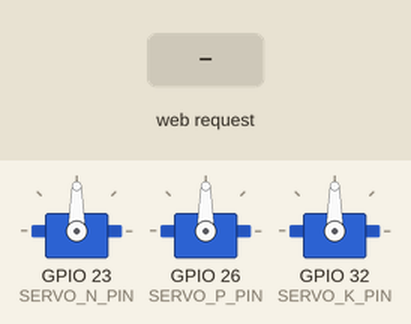
The sketch below on a simulated ESP32. Parts: 3 × servo. The inputs (shaded band) are chosen by the test bench. WiFi joins after 1.5 s; servers stay silent unless stated; what the sketch prints to the serial monitor is not drawn.

Above: at 4.7 s.
4.8 s: HTTP request GET /servos/n/open?duration=auto received
At 7.0 s:
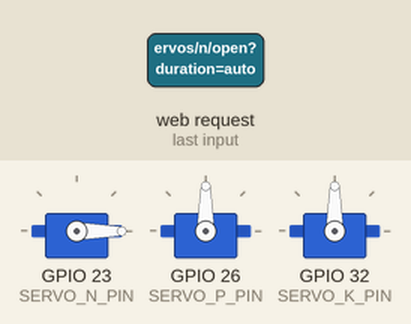
7.3 s: HTTP request GET /servos/n/open?mode=auto received
At 8.2 s:
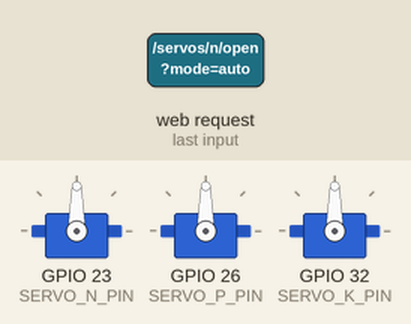
8.8 s: HTTP request GET /servos/n/close received
At 9.4 s:
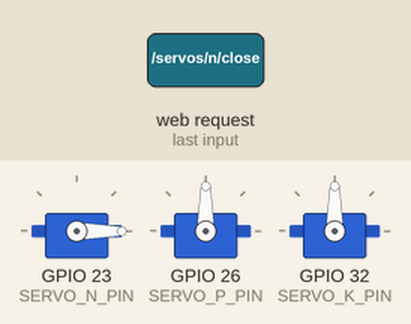
10.3 s: HTTP request GET /servos/p/open?mode=1&duration=1 received
At 12.5 s:
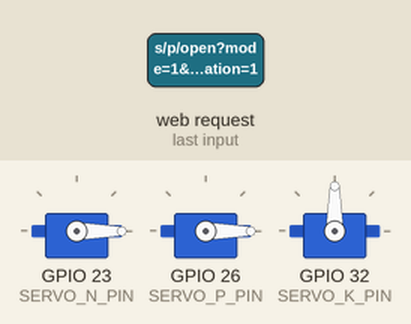
12.8 s: HTTP request GET /servos/n/open?duration=1 received
Timing chart, 0 to 62.5 s (numbered marks = the images above; inputs shaded):
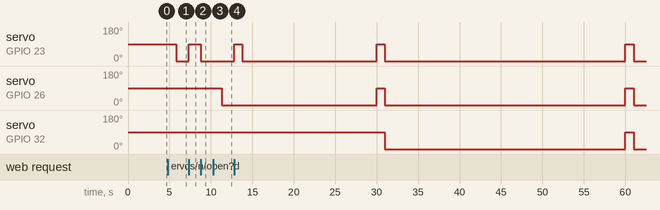

The sketch:

ArduinoGreenhouseAEMotors.ino
```cpp
#include <WiFi.h>
#include <WebServer.h>
#include <ArduinoJson.h>
#include <WiFiUdp.h>
#include <ESP32Servo.h>
#include <HardwareSerial.h>

// ========== НАСТРОЙКИ СЕТИ ==========
const char* ssid = "iPhone 16 pro";
const char* password = "13243546";
const int serverPort = 8888;
const int discoveryPort = 12345;
WebServer server(80);
WiFiServer dataServer(serverPort);
WiFiUDP udp;

// ========== НАСТРОЙКИ ДАТЧИКА NPK (UART2) - как в первом коде ==========
// ✅ Схема подключения изменена под первый код:
#define NPK_RX_PIN 19       // Пин RX ESP32 -> RO преобразователя
#define NPK_TX_PIN 14       // Пин TX ESP32 -> DI преобразователя
#define NPK_DE_PIN 18       // Пин Driver Enable (Разделен)
#define NPK_RE_PIN 4        // Пин Receiver Enable (Разделен)
HardwareSerial npkSerial(2);

// ========== НАСТРОЙКИ СЕРВОПРИВОДОВ ==========
#define SERVO_N_PIN 23
#define SERVO_P_PIN 26
#define SERVO_K_PIN 32
Servo servoN;
Servo servoP;
Servo servoK;
#define SERVO_CLOSED_ANGLE 0
#define SERVO_OPEN_ANGLE 90
#define MIN_OPEN_TIME 1000      // 1 секунда
#define MAX_OPEN_TIME 60000     // 60 секунд
#define SERVO_CHECK_INTERVAL 30000
#define DATA_TIMEOUT_INTERVAL 300000

// ========== ПОРОГОВЫЕ ЗНАЧЕНИЯ ==========
float N_THRESHOLD_MIN = 20.0;
float P_THRESHOLD_MIN = 15.0;
float K_THRESHOLD_MIN = 30.0;
#define HYSTERESIS 2.0

// ========== СОСТОЯНИЕ СИСТЕМЫ ==========
bool autoMode = true;
bool servoNOpen = false;
bool servoPOpen = false;
bool servoKOpen = false;
unsigned long servoNOpenedAt = 0;
unsigned long servoPOpenedAt = 0;
unsigned long servoKOpenedAt = 0;
unsigned long servoNCloseAt = 0;
unsigned long servoPCloseAt = 0;
unsigned long servoKCloseAt = 0;

// ========== ДАННЫЕ С ДАТЧИКА ==========
struct SensorData {
  float nitrogen = 0.0;
  float phosphorus = 0.0;
  float potassium = 0.0;
  float humidity = 0.0;
  float ec = 0.0;
  unsigned long receivedAt = 0;
};
SensorData lastData;
bool dataTimeout = false;
unsigned long lastServoCheck = 0;
unsigned long lastAnnounceTime = 0;
const unsigned long ANNOUNCE_INTERVAL = 10000;

// ========== ПРОТОТИПЫ ФУНКЦИЙ ==========
uint16_t calculateCRC16(const byte *data, uint16_t length);
void readNPKSensorDirect();

// ========== CRC16 (как в первом коде) ==========
uint16_t calculateCRC16(const byte *data, uint16_t length) {
  uint16_t crc = 0xFFFF;
  for (uint16_t i = 0; i < length; i++) {
    crc ^= data[i];
    for (uint8_t j = 0; j < 8; j++) {
      if (crc & 0x0001) { crc >>= 1; crc ^= 0xA001; }
      else { crc >>= 1; }
    }
  }
  return crc;
}

void setup() {
  Serial.begin(115200);
  delay(2000);  // как в первом коде

  Serial.println("\n═══════════════════════════════");
  Serial.println("🚀 Контроллер удобрений - ЗАПУСК");
  Serial.println("═══════════════════════════════");

  // 1. Инициализация серво
  initServos();

  // 2. Инициализация датчика NPK - как в первом коде
  pinMode(NPK_DE_PIN, OUTPUT);
  pinMode(NPK_RE_PIN, OUTPUT);
  digitalWrite(NPK_DE_PIN, LOW);
  digitalWrite(NPK_RE_PIN, LOW);
  npkSerial.begin(9600, SERIAL_8N1, NPK_RX_PIN, NPK_TX_PIN);
  Serial.println("✅ UART2: 9600 бод (RX=19, TX=14, DE=18, RE=4)");

  // 3. Сеть и серверы
  connectToWiFi();
  setupWebServer();
  setupUDP();
  dataServer.begin();
  Serial.println("✅ Сервер данных: порт " + String(serverPort));

  closeAllServos();
  Serial.println("═══════════════════════════════\n");
}

void loop() {
  server.handleClient();
  checkIncomingData();
  handleUDP();

  // Чтение датчика каждые 5 секунд (как в первом коде)
  static unsigned long lastReadTime = 0;
  if (millis() - lastReadTime > 5000) {
    readNPKSensorDirect();
    lastReadTime = millis();
    yield();  // критично для ESP32
  }

  checkAndCorrectSubstances();
  checkDataTimeout();
  checkMaxOpenTime();
  checkManualOpenTimer();
  broadcastControllerAnnounce();

  yield();  // стабильность ESP32
}

// ========== ИСПРАВЛЕННАЯ ФУНКЦИЯ ЧТЕНИЯ (как в первом коде) ==========
void readNPKSensorDirect() {
  static int attempt = 0;
  attempt++;

  Serial.printf("\n[Попытка #%d]\n", attempt);

  // Очистка буфера датчика
  while (npkSerial.available()) npkSerial.read();
  delay(50);

  // Запрос Modbus
  byte request[8] = {0x01, 0x03, 0x00, 0x1E, 0x00, 0x07, 0, 0};
  uint16_t crc = calculateCRC16(request, 6);
  request[6] = crc & 0xFF;          // low byte
  request[7] = (crc >> 8) & 0xFF;   // high byte

  // Переключение на передачу
  digitalWrite(NPK_DE_PIN, HIGH);
  digitalWrite(NPK_RE_PIN, HIGH);
  delayMicroseconds(150);  // как в первом коде

  npkSerial.write(request, 8);
  npkSerial.flush();

  // Переключение на приём
  digitalWrite(NPK_DE_PIN, LOW);
  digitalWrite(NPK_RE_PIN, LOW);
  delayMicroseconds(150);

  // Ожидание ответа (300 мс как в первом коде)
  unsigned long start = millis();
  while (npkSerial.available() < 19 && millis() - start < 300) {
    delay(1);
    yield();
  }

  int available = npkSerial.available();
  Serial.printf("📥 Ответ: %d байт (%d мс)\n", available, millis()-start);

  if (available >= 19) {
    byte resp[19];
    npkSerial.readBytes(resp, 19);

    if (resp[0] == 0x01 && resp[1] == 0x03) {
      uint16_t crcRecv = (resp[18]<<8) | resp[17];
      uint16_t crcCalc = calculateCRC16(resp, 17);

      if (crcRecv == crcCalc) {
        // ✅ Успешный ответ - парсим данные
        lastData.nitrogen = (resp[3]<<8 | resp[4]) / 10.0;
        lastData.phosphorus = (resp[5]<<8 | resp[6]) / 10.0;
        lastData.potassium = (resp[7]<<8 | resp[8]) / 10.0;
        lastData.humidity = (resp[11]<<8 | resp[12]) / 10.0;
        lastData.ec = (resp[15]<<8 | resp[16]) / 10.0;
        lastData.receivedAt = millis();
        dataTimeout = false;

        Serial.printf("✅ N=%.1f P=%.1f K=%.1f H=%.1f EC=%.1f\n",
          lastData.nitrogen, lastData.phosphorus, lastData.potassium,
          lastData.humidity, lastData.ec);

      } else {
        Serial.printf("❌ CRC: recv=0x%04X calc=0x%04X\n", crcRecv, crcCalc);
        dataTimeout = true;
      }
    } else {
      Serial.printf("❌ Заголовок: 0x%02X 0x%02X\n", resp[0], resp[1]);
      dataTimeout = true;
    }
  } else if (available > 0) {
    Serial.println("⚠️ Частичный ответ");
    while (npkSerial.available()) npkSerial.read();
    dataTimeout = true;
  } else {
    Serial.println("❌ Нет ответа от датчика");
    dataTimeout = true;
  }

  // Очистка буфера
  while (npkSerial.available()) npkSerial.read();
}

// ========== СЕРВОПРИВОДЫ (без изменений) ==========
void initServos() {
  ESP32PWM::allocateTimer(0);
  ESP32PWM::allocateTimer(1);
  ESP32PWM::allocateTimer(2);
  ESP32PWM::allocateTimer(3);
  servoN.attach(SERVO_N_PIN, 500, 2400);
  servoP.attach(SERVO_P_PIN, 500, 2400);
  servoK.attach(SERVO_K_PIN, 500, 2400);
  Serial.println("✅ Сервоприводы: N=25, P=26, K=27");
}

void openServoN(unsigned long durationMs = MIN_OPEN_TIME) {
  if (!servoNOpen) {
    servoN.write(SERVO_OPEN_ANGLE);
    servoNOpen = true;
    servoNOpenedAt = millis();
    servoNCloseAt = millis() + durationMs;
    Serial.println("🔓 N открыт на " + String(durationMs/1000.0, 2) + " сек");
  }
}

void openServoP(unsigned long durationMs = MIN_OPEN_TIME) {
  if (!servoPOpen) {
    servoP.write(SERVO_OPEN_ANGLE);
    servoPOpen = true;
    servoPOpenedAt = millis();
    servoPCloseAt = millis() + durationMs;
    Serial.println("🔓 P открыт на " + String(durationMs/1000.0, 2) + " сек");
  }
}

void openServoK(unsigned long durationMs = MIN_OPEN_TIME) {
  if (!servoKOpen) {
    servoK.write(SERVO_OPEN_ANGLE);
    servoKOpen = true;
    servoKOpenedAt = millis();
    servoKCloseAt = millis() + durationMs;
    Serial.println("🔓 K открыт на " + String(durationMs/1000.0, 2) + " сек");
  }
}

void closeServoN() {
  if (servoNOpen && (millis() - servoNOpenedAt >= MIN_OPEN_TIME)) {
    servoN.write(SERVO_CLOSED_ANGLE);
    servoNOpen = false;
    servoNCloseAt = 0;
    Serial.println("🔒 N закрыт");
  }
}

void closeServoP() {
  if (servoPOpen && (millis() - servoPOpenedAt >= MIN_OPEN_TIME)) {
    servoP.write(SERVO_CLOSED_ANGLE);
    servoPOpen = false;
    servoPCloseAt = 0;
    Serial.println("🔒 P закрыт");
  }
}

void closeServoK() {
  if (servoKOpen && (millis() - servoKOpenedAt >= MIN_OPEN_TIME)) {
    servoK.write(SERVO_CLOSED_ANGLE);
    servoKOpen = false;
    servoKCloseAt = 0;
    Serial.println("🔒 K закрыт");
  }
}

void closeAllServos() {
  closeServoN();
  closeServoP();
  closeServoK();
}

void checkManualOpenTimer() {
  unsigned long now = millis();
  if (servoNOpen && now >= servoNCloseAt) closeServoN();
  if (servoPOpen && now >= servoPCloseAt) closeServoP();
  if (servoKOpen && now >= servoKCloseAt) closeServoK();
}

void checkMaxOpenTime() {
  unsigned long now = millis();
  if (servoNOpen && (now - servoNOpenedAt > MAX_OPEN_TIME)) {
    servoN.write(SERVO_CLOSED_ANGLE);
    servoNOpen = false;
    servoNCloseAt = 0;
  }
  if (servoPOpen && (now - servoPOpenedAt > MAX_OPEN_TIME)) {
    servoP.write(SERVO_CLOSED_ANGLE);
    servoPOpen = false;
    servoPCloseAt = 0;
  }
  if (servoKOpen && (now - servoKOpenedAt > MAX_OPEN_TIME)) {
    servoK.write(SERVO_CLOSED_ANGLE);
    servoKOpen = false;
    servoKCloseAt = 0;
  }
}

// ========== АВТОМАТИКА (без изменений) ==========
void checkAndCorrectSubstances() {
  if (millis() - lastServoCheck > SERVO_CHECK_INTERVAL) {
    if (dataTimeout) {
      Serial.println("⚠️ Таймаут данных, закрываем серво");
      closeAllServos();
    } else {
      Serial.printf("📊 Проверка: N=%.1f, P=%.1f, K=%.1f\n",
        lastData.nitrogen, lastData.phosphorus, lastData.potassium);
      if (autoMode) {
        if (lastData.nitrogen < N_THRESHOLD_MIN && !servoNOpen) openServoN();
        else if (lastData.nitrogen >= (N_THRESHOLD_MIN + HYSTERESIS) && servoNOpen) closeServoN();

        if (lastData.phosphorus < P_THRESHOLD_MIN && !servoPOpen) openServoP();
        else if (lastData.phosphorus >= (P_THRESHOLD_MIN + HYSTERESIS) && servoPOpen) closeServoP();

        if (lastData.potassium < K_THRESHOLD_MIN && !servoKOpen) openServoK();
        else if (lastData.potassium >= (K_THRESHOLD_MIN + HYSTERESIS) && servoKOpen) closeServoK();
      }
    }
    lastServoCheck = millis();
  }
}

void checkDataTimeout() {
  if (lastData.receivedAt > 0 && millis() - lastData.receivedAt > DATA_TIMEOUT_INTERVAL) {
    if (!dataTimeout) {
      dataTimeout = true;
      Serial.println("⚠️ ТАЙМАУТ ДАННЫХ!");
    }
  } else if (dataTimeout) {
    dataTimeout = false;
    Serial.println("✅ Данные актуальны");
  }
}

// ========== СЕТЬ (без изменений) ==========
void connectToWiFi() {
  Serial.print("📶 WiFi: ");
  WiFi.mode(WIFI_STA);
  WiFi.begin(ssid, password);
  int attempts = 0;
  while (WiFi.status() != WL_CONNECTED && attempts < 30) {
    delay(500);
    Serial.print(".");
    attempts++;
  }
  if (WiFi.status() == WL_CONNECTED) {
    Serial.println("\n✅ WiFi подключен! IP: " + WiFi.localIP().toString());
  } else {
    Serial.println("\n❌ Ошибка WiFi");
  }
}

void setupUDP() {
  udp.begin(discoveryPort);
  Serial.println("📡 UDP порт: " + String(discoveryPort));
}

void handleUDP() {
  int packetSize = udp.parsePacket();
  if (packetSize) {
    char incomingPacket[255];
    int len = udp.read(incomingPacket, 255);
    if (len > 0) {
      incomingPacket[len] = 0;
      String request = String(incomingPacket);
      if (request.startsWith("ESP32_DISCOVERY_REQUEST:")) {
        udp.beginPacket(udp.remoteIP(), discoveryPort);
        udp.print("ESP32_DISCOVERY_RESPONSE:" + WiFi.localIP().toString());
        udp.endPacket();
      }
    }
  }
}

void broadcastControllerAnnounce() {
  if (millis() - lastAnnounceTime > ANNOUNCE_INTERVAL) {
    IPAddress broadcastIP(255, 255, 255, 255);
    udp.beginPacket(broadcastIP, discoveryPort);
    udp.print("CONTROLLER_ANNOUNCE:" + WiFi.localIP().toString());
    udp.endPacket();
    lastAnnounceTime = millis();
  }
}

void checkIncomingData() {
  WiFiClient client = dataServer.available();
  if (client) {
    String request = "";
    while (client.connected()) {
      if (client.available()) {
        char c = client.read();
        request += c;
        if (request.endsWith("\r\n\r\n")) break;
      }
    }
    if (request.indexOf("POST /data") >= 0) {
      client.println("HTTP/1.1 200 OK\r\nContent-Type: text/plain\r\nConnection: close\r\n\r\nOK");
    } else {
      client.println("HTTP/1.1 200 OK\r\nContent-Type: text/plain\r\nConnection: close\r\n\r\nController Ready");
    }
    delay(10);
    client.stop();
  }
}

// ========== ВЕБ-СЕРВЕР (без изменений) ==========
void setupWebServer() {
  server.on("/data", HTTP_GET, []() {
    DynamicJsonDocument doc(1024);
    unsigned long now = millis();
    doc["nitrogen"] = lastData.nitrogen;
    doc["phosphorus"] = lastData.phosphorus;
    doc["potassium"] = lastData.potassium;
    doc["humidity"] = lastData.humidity;
    doc["ec"] = lastData.ec;
    doc["autoMode"] = autoMode;
    doc["servos"]["N"]["open"] = servoNOpen;
    doc["servos"]["N"]["remaining_seconds"] = (servoNCloseAt > now) ? (servoNCloseAt - now) / 1000.0 : 0.0;
    doc["servos"]["P"]["open"] = servoPOpen;
    doc["servos"]["P"]["remaining_seconds"] = (servoPCloseAt > now) ? (servoPCloseAt - now) / 1000.0 : 0.0;
    doc["servos"]["K"]["open"] = servoKOpen;
    doc["servos"]["K"]["remaining_seconds"] = (servoKCloseAt > now) ? (servoKCloseAt - now) / 1000.0 : 0.0;
    String json;
    serializeJson(doc, json);
    server.send(200, "application/json", json);
  });

  server.on("/setmode", HTTP_GET, []() {
    String mode = server.arg("mode");
    autoMode = (mode == "auto");
    server.send(200, "text/plain", autoMode ? "Auto" : "Manual");
  });

  server.on("/servos/n/open", HTTP_GET, []() {
    float d = server.hasArg("duration") ? server.arg("duration").toFloat() : 5.0;
    openServoN((unsigned long)(d * 1000));
    server.send(200, "text/plain", "N Open");
  });
  server.on("/servos/n/close", HTTP_GET, []() {
    closeServoN();
    server.send(200, "text/plain", "N Close");
  });

  server.on("/servos/p/open", HTTP_GET, []() {
    float d = server.hasArg("duration") ? server.arg("duration").toFloat() : 5.0;
    openServoP((unsigned long)(d * 1000));
    server.send(200, "text/plain", "P Open");
  });
  server.on("/servos/p/close", HTTP_GET, []() {
    closeServoP();
    server.send(200, "text/plain", "P Close");
  });

  server.on("/servos/k/open", HTTP_GET, []() {
    float d = server.hasArg("duration") ? server.arg("duration").toFloat() : 5.0;
    openServoK((unsigned long)(d * 1000));
    server.send(200, "text/plain", "K Open");
  });
  server.on("/servos/k/close", HTTP_GET, []() {
    closeServoK();
    server.send(200, "text/plain", "K Close");
  });

  server.on("/servos/all/close", HTTP_GET, []() {
    closeAllServos();
    server.send(200, "text/plain", "All Closed");
  });

  server.begin();
  Serial.println("✅ API сервер запущен (порт 80)");
}
```

Measured:
- after the input at 4.8 s, servo on GPIO 23 (SERVO_N_PIN): 90° → 0° after 1.0 s
- after the input at 7.3 s, servo on GPIO 23 (SERVO_N_PIN): 0° → 90° at once
- after the input at 8.8 s, servo on GPIO 23 (SERVO_N_PIN): 90° → 0° at once
- after the input at 10.3 s, servo on GPIO 26 (SERVO_P_PIN): 90° → 0° after 1.0 s
